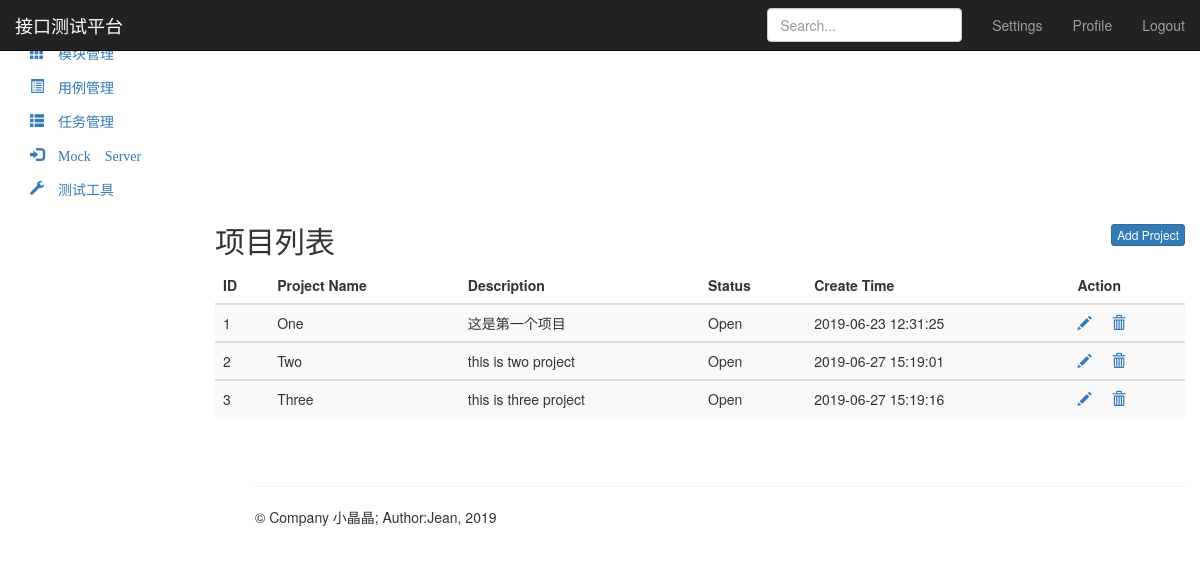
Screenshot of /project/ (signed in) with the database file from the repository.
### project_app/models.py (models this page shows, shortened)
class Project(models.Model):
    name = models.CharField("名称", max_length=100, blank=False, default="")
    describe = models.TextField("描述", default="")
    status = models.BooleanField("状态：", default=True)
    create_time = models.DateTimeField("创建时间", auto_now_add=True)
    update_time = models.DateTimeField("更新时间", auto_now_add=True)

### project_app/views.py (the view)
# urls.py: path('', views.project_manage),
@login_required
def project_manage(request):
    project_all = Project.objects.all()
    return render(request, 'project.html', {"projects": project_all,
                                            "type": "list"
                                            })

### templates/project.html (shortened to what this page needs)
{% extends "base.html" %}
{% block base %}
<nav class="navbar navbar-inverse navbar-fixed-top">
    <div class="container-fluid">
        <div class="navbar-header">
            <a class="navbar-brand" href="/project/">接口测试平台</a>
        </div>
        <div id="navbar" class="navbar-collapse collapse">
            <ul class="nav navbar-nav navbar-right">
                <li><a href="#">Settings</a></li>
                <li><a href="#">Profile</a></li>
                <li><a href="/logout/">Logout</a></li>
            </ul>
            <form class="navbar-form navbar-right">
                <input type="text" class="form-control" placeholder="Search...">
            </form>
        </div>
    </div>
</nav>
<div class="container-fluid">
    <div class="row">
        <div class="col-sm-3 col-md-2 sidebar">
            <ul class="nav nav-sidebar">
                <li class="active">
                    <a href="/project/" class="glyphicon glyphicon-th-large">&nbsp;项目管理</a>
                </li>
                <li>
                    <a href="/module/" class="glyphicon glyphicon-th">&nbsp;模块管理</a>
                </li>
            </ul>
            <ul class="nav nav-sidebar">
                <li><a href="/testcase/" class="glyphicon glyphicon-list-alt">&nbsp;用例管理</a></li>
                <li><a href="/testtask/" class="glyphicon glyphicon-th-list">&nbsp;任务管理</a></li>
            </ul>
            <ul class="nav nav-sidebar">
                <li><a href="" class="glyphicon glyphicon-log-in">&nbsp;Mock Server</a></li>
                <li><a href="" class="glyphicon glyphicon-wrench">&nbsp;测试工具</a></li>
            </ul>
        </div>
        <div class="col-sm-9 col-sm-offset-3 col-md-10 col-md-offset-2 main">
            {% if type == "list" %}
            <h2 class="sub-header">项目列表
                <button type="button" class="btn btn-xs btn-primary" style="float: right;"
                        onclick="location.href='/project/add_project/'">Add Project
                </button>
            </h2>
            <div class="table-responsive">
                <table class="table table-striped">
                    <thead>
                    <tr>
                        <th>ID</th>
                        <th>Project Name</th>
                        <th>Description</th>
                        <th>Status</th>
                        <th>Create Time</th>
                        <th>Action</th>
                    </tr>
                    </thead>
                    {% for project in projects %}
                    <tbody>
                    <tr>
                        <td>{{ project.id }}</td>
                        <td>{{ project.name }}</td>
                        <td>{{ project.describe }}</td>
                        <td>
                            {% if project.status == True %}
                            Open
                            {% else %}
                            Close
                            {% endif %}
                        </td>
                        <td>{{ project.create_time | date:"Y-m-d H:i:s" }}</td>
                        <td>
                            <a href="/project/edit_project/{{ project.id }}/" class="glyphicon glyphicon-pencil" style="width: 30px"></a>
                            <a href="/project/delete_project/{{ project.id }}" class="glyphicon glyphicon-trash"></a>
                        </td>
                    </tr>
                    </tbody>
                    {% endfor %}
                </table>
            </div>
            {% endif %}
        </div>
    </div>
</div>
{% endblock %}

### rows the page displays
Project: id "1", name "One", describe "这是第一个项目", status "Open", create_time "2019-06-23 12:31:25"
Project: id "2", name "Two", describe "this is two project", status "Open", create_time "2019-06-27 15:19:01"
Project: id "3", name "Three", describe "this is three project", status "Open", create_time "2019-06-27 15:19:16"
